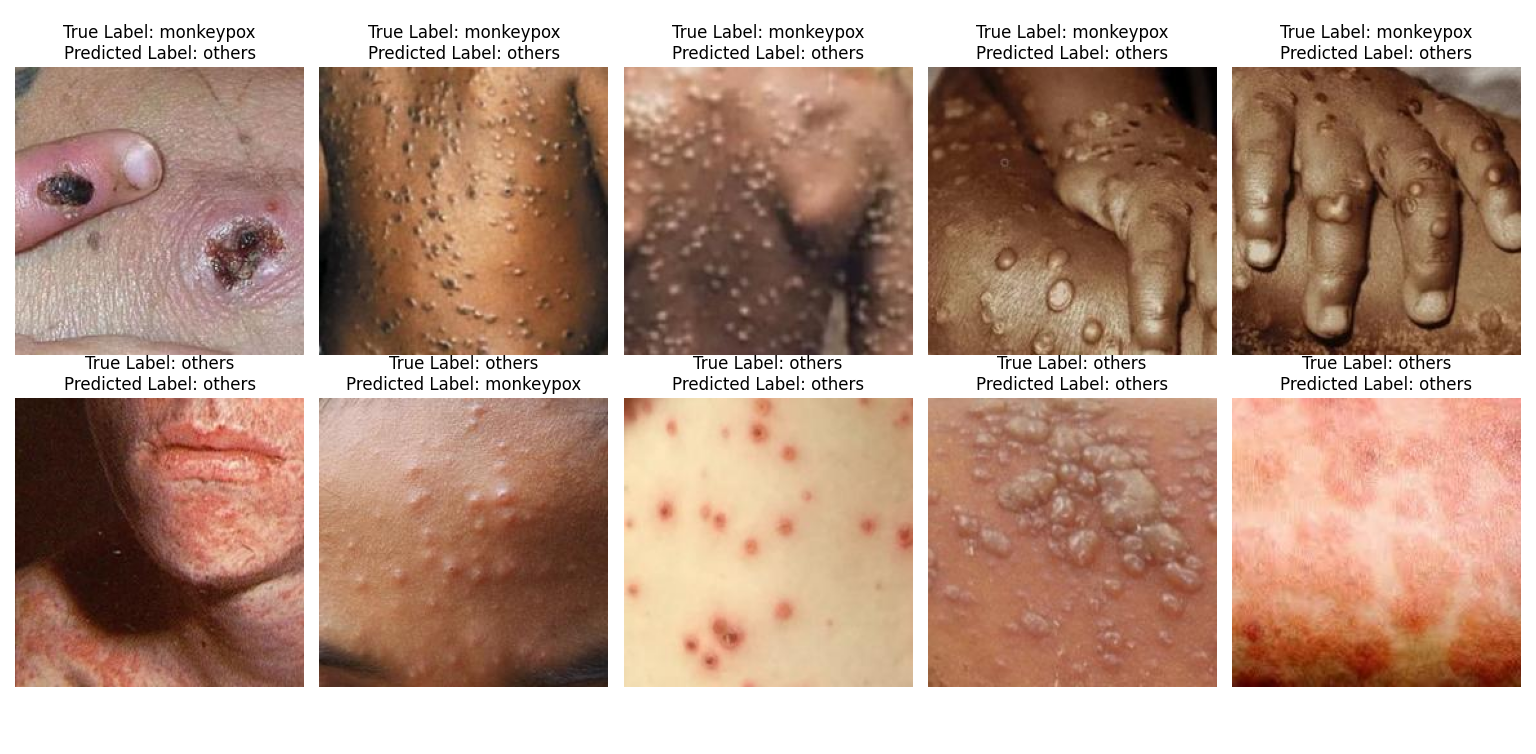

Python code for this plot:
import os
import numpy as np
import pandas as pd
# pylint: disable=no-member
import tensorflow as tf
from sklearn.metrics import confusion_matrix, classification_report
import seaborn as sns
import matplotlib.pyplot as plt
import math
from sklearn.metrics import roc_curve, auc

# cSpell:ignore monkeypox imshow

# Constants
image_size = (224, 224)
batch_size = 128
epochs = 10
num_classes = 2  # Adjust according to your dataset
class_names = ['monkeypox', 'others']

# Data paths
train_dir = 'Train'
val_dir = 'Val'
test_dir = 'Test'

# Data Augmentation
train_datagen = tf.keras.preprocessing.image.ImageDataGenerator(rescale=1./255,
                                   shear_range=0.2,
                                   zoom_range=0.2,
                                   horizontal_flip=True)

val_datagen = tf.keras.preprocessing.image.ImageDataGenerator(rescale=1./255)
test_datagen = tf.keras.preprocessing.image.ImageDataGenerator(rescale=1./255)

# Data Generators
train_generator = train_datagen.flow_from_directory(train_dir,
                                                    target_size=image_size,
                                                    batch_size=batch_size,
                                                    class_mode='categorical')

val_generator = val_datagen.flow_from_directory(val_dir,
                                                target_size=image_size,
                                                batch_size=batch_size,
                                                class_mode='categorical',
                                                shuffle=False)

test_generator = test_datagen.flow_from_directory(test_dir,
                                                  target_size=image_size,
                                                  batch_size=batch_size,
                                                  class_mode='categorical',
                                                  shuffle=False)

# Model
base_model = tf.keras.applications.Xception(input_shape=(224, 224, 3),
                                            include_top=False,
                                            weights='imagenet')
base_model.trainable = False

model = tf.keras.models.Sequential([
    base_model,
    tf.keras.layers.GlobalAveragePooling2D(),
    tf.keras.layers.Dense(num_classes, activation='softmax')
])

model.compile(optimizer='adam',
              loss='categorical_crossentropy',
              metrics=['accuracy'])

# Training
model.fit(train_generator,
          epochs=epochs,
          validation_data=val_generator)

# Testing
test_loss, test_acc = model.evaluate(test_generator)
print(f"Test Accuracy: {test_acc}")

# Confusion Matrix
y_true = test_generator.classes
y_pred_probs = model.predict(test_generator)
y_pred = np.argmax(y_pred_probs, axis=1)

cm = confusion_matrix(y_true, y_pred)
sns.heatmap(cm, annot=True, fmt='d', cmap='Blues')
plt.xlabel('Predicted')
plt.ylabel('True')
plt.title('Confusion Matrix')
plt.xticks(np.arange(len(class_names)), class_names, rotation=45)
plt.yticks(np.arange(len(class_names)), class_names, rotation=45)
plt.show()

# Classification Report
classification_rep = classification_report(y_true, y_pred, target_names=class_names)
print(classification_rep)

# ROC Plot for multi-class classification
plt.figure(figsize=(8, 6))
for i in range(num_classes):
    fpr, tpr, _ = roc_curve(y_true == i, y_pred_probs[:, i])
    roc_auc = auc(fpr, tpr)
    plt.plot(fpr, tpr, label=f'ROC Curve ({class_names[i]}, area = {roc_auc:.2f})')

plt.plot([0, 1], [0, 1], 'k--')
plt.xlabel('False Positive Rate')
plt.ylabel('True Positive Rate')
plt.title('ROC Curve for Multi-Class Classification')
plt.legend(loc='lower right')
plt.show()

# Save Model and Convert to TFLite
model.save('model.h5')

converter = tf.lite.TFLiteConverter.from_keras_model(model)
tflite_model = converter.convert()
with open('model.tflite', 'wb') as f:
    f.write(tflite_model)

# Save Results to Excel
results_df = pd.DataFrame({
    'Testing Image': test_generator.filenames,
    'True Category/Class': [class_names[i] for i in y_true],
    'Predicted Class': [class_names[i] for i in y_pred],
    'Accuracy %': [(1 if y_true[i] == y_pred[i] else 0) * 100 for i in range(len(y_true))]
})

results_df.to_csv('results.csv', index=False)
results_df.to_excel('results.xlsx', index=False)

# Sensitivity and Specificity Calculation
sensitivity = cm[1, 1] / (cm[1, 0] + cm[1, 1])
specificity = cm[0, 0] / (cm[0, 0] + cm[0, 1])

# Save Sensitivity and Specificity to Excel
sensitivity_specificity_df = pd.DataFrame({
    'Metric': ['Sensitivity', 'Specificity'],
    'Value': [sensitivity, specificity]
})

sensitivity_specificity_df.to_csv('sensitivity_specificity.csv', index=False)
sensitivity_specificity_df.to_excel('sensitivity_specificity.xlsx', index=False)

# Labeling selected test images
import random

# Selecting random 5 images from each subfolder
monkeypox_images = random.sample(os.listdir(os.path.join(test_dir, 'monkeypox')), 5)
others_images = random.sample(os.listdir(os.path.join(test_dir, 'others')), 5)

# Load and plot the selected images with labels
selected_images = monkeypox_images + others_images
selected_labels = ['monkeypox'] * 5 + ['others'] * 5

# Load images
images = []
for img_path in selected_images:
    img = plt.imread(os.path.join(test_dir, 'monkeypox' if img_path in monkeypox_images else 'others', img_path))
    images.append(img)

# Generate random predicted labels for demonstration
random_predicted_labels = random.choices(class_names, k=10)

# Function to plot images with labels
def plot_images(images, labels, predicted_labels, class_names, rows=1, figsize=(15, 10)):
    fig, axes = plt.subplots(rows, math.ceil(len(images)/rows), figsize=figsize)
    axes = axes.flatten()
    for i, (image, label, predicted_label) in enumerate(zip(images, labels, predicted_labels)):
        axes[i].imshow(image)
        axes[i].axis('off')
        title = f'True Label: {label}\nPredicted Label: {predicted_label}'
        axes[i].set_title(title)
    plt.tight_layout()
    plt.show()

# Plot images with labels
plot_images(images, selected_labels, random_predicted_labels, class_names, rows=2)
